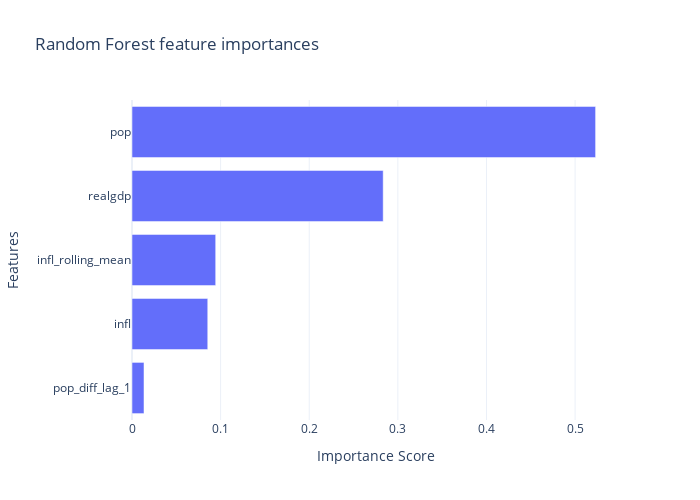

Notebook code for this chart:
### Markdown cell above
Feature importance plot

### Code cell
rf_importances = rf_model.feature_importances_
feature_names = X_full.columns

importance_df = pd.DataFrame({
    'Feature': feature_names,
    'Importance': rf_importances
}).sort_values(by='Importance', ascending=True)

fig = px.bar(
    importance_df,
    x='Importance',
    y='Feature',
    orientation='h',
    title='Random Forest feature importances',
    labels={'Importance': 'feature importance Score', 'Feature': 'Feature'},
    template='plotly_white'
)

fig.update_layout(
    width=700,
    height=500,
    yaxis_title="Features",
    xaxis_title="Importance Score"
)

fig.show()

### Figure 1 — Plotly figure (JSON) as saved in the notebook; plotly's stock layout.template omitted (floating-point values rounded to 4 significant figures)
{"data": [{"alignmentgroup": "True", "hovertemplate": "feature importance Score=%{x}<br>Feature=%{y}<extra></extra>", "legendgroup": "", "marker": {"color": "#636efa", "pattern": {"shape": ""}}, "name": "", "offsetgroup": "", "orientation": "h", "showlegend": false, "textposition": "auto", "type": "bar", "x": [0.01353, 0.08547, 0.09444, 0.2834, 0.5231], "xaxis": "x", "y": ["pop_diff_lag_1", "infl", "infl_rolling_mean", "realgdp", "pop"], "yaxis": "y"}], "layout": {"barmode": "relative", "height": 500, "legend": {"tracegroupgap": 0}, "title": {"text": "Random Forest feature importances"}, "width": 700, "xaxis": {"anchor": "y", "domain": [0, 1], "title": {"text": "Importance Score"}}, "yaxis": {"anchor": "x", "domain": [0, 1], "title": {"text": "Features"}}}}
